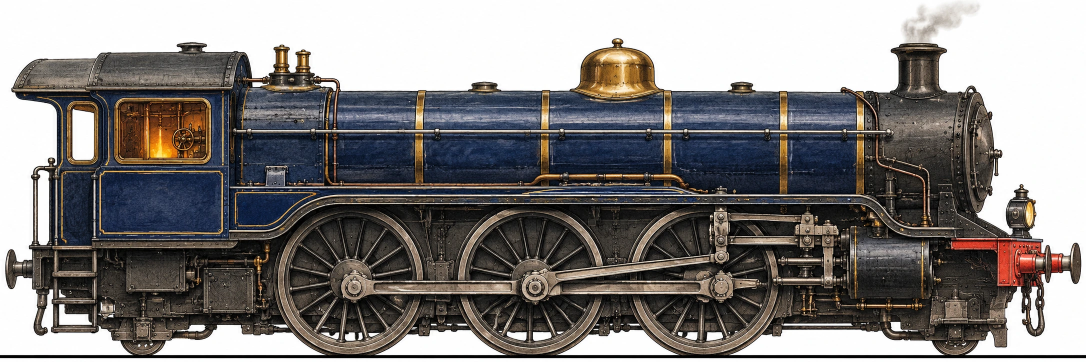
#> input picture art/train/locomotive.webp, 2172 x 724 px (shown at 1/2 size); its folder holds 5 pictures in this run
$ python import_train.py
#> lines starting #> are read from the running program, lines starting #| are printed output that depends on the picture; after the words box and inside, x2 and y2 are one past the last pixel; in counts of white or black regions, pixels touching at a corner belong together
#!/usr/bin/env python3
"""The little train that runs along the bar, from the artwork in art/train/.

    python3 tools/import_train.py

Each vehicle (drawn side on, facing right, on white, standing on a ruled
ground line) is lifted off its paper: the ground line is taken out, the
white round it made clear (only the white that reaches the picture's edge,
so the cream roofs and lit windows stay), and it is cut to its own size at
a common scale: a carriage body as tall as every other one. The steam
sheet is cut into its separate puffs, their soft edges kept.

Writes dotfiles/.config/quickshell/assets/train/<name>.png (drawn at three
times the size they are shown, for a sharp edge at any scale) and
train.json, the order and widths the shell lays them out with.
Requires: numpy, pillow.
"""
import json
import os
from collections import deque

import numpy as np
from PIL import Image, ImageFilter

HERE = os.path.dirname(os.path.abspath(__file__))
SRC = os.path.join(HERE, "..", "art", "train")
DST = os.path.join(HERE, "..", "dotfiles", ".config", "quickshell", "assets", "train")
K = 3                      # stored at three times the size shown

# the train, front to back, and each vehicle's height on screen (logical
# px, wheels to roof; the engine and the van stand a little taller)
TRAIN = [("locomotive", 56), ("tender", 42), ("fourgon", 48), ("coach", 44),
         ("coach", 44), ("dining", 44), ("sleeping", 44)]


def drop_ground(a):
    """The ruled ground line under the wheels: the dark rows at the very foot
    of the picture (from the bottom up, past any blank paper, until the
    first row that is not mostly dark). Nothing above it is touched: an
    engine's frame is dark from end to end too."""
    dark = (a.mean(axis=2) < 150).mean(axis=1)
    a = a.copy()
    y = a.shape[0] - 1
    while y > 0 and dark[y] < 0.02:
        y -= 1
    while y > 0 and dark[y] > 0.45:
        a[y] = 255
        y -= 1
    # (and its soft grey edge)
    if y > 0 and dark[y] > 0.2:
        a[y] = 255
    return a


def lift(a):
    """Alpha: clear where white paper reaches the picture's edge."""
    h, w, _ = a.shape
    white = a.min(axis=2) > 232
    bg = np.zeros((h, w), bool)
    q = deque()
    for x in range(w):
        for y in (0, h - 1):
            if white[y, x] and not bg[y, x]:
                bg[y, x] = True; q.append((y, x))
    for y in range(h):
        for x in (0, w - 1):
            if white[y, x] and not bg[y, x]:
                bg[y, x] = True; q.append((y, x))
    while q:
        y, x = q.popleft()
        for dy, dx in ((1, 0), (-1, 0), (0, 1), (0, -1)):
            ny, nx = y + dy, x + dx
            if 0 <= ny < h and 0 <= nx < w and white[ny, nx] and not bg[ny, nx]:
                bg[ny, nx] = True; q.append((ny, nx))
    alpha = Image.fromarray(((~bg) * 255).astype(np.uint8))
    # a soft edge: the paper's last light pixels fade out
    alpha = alpha.filter(ImageFilter.MinFilter(3)).filter(ImageFilter.GaussianBlur(0.8))
    return alpha


def vehicle(name, height):
    src = Image.open(os.path.join(SRC, name + ".webp")).convert("RGB")
    # (flood-filled at a working size: these are large pictures)
    s = 900 / max(src.size)
    small = src.resize((round(src.width * s), round(src.height * s)), Image.LANCZOS)
    a = drop_ground(np.asarray(small))
    alpha = lift(a)
    img = Image.fromarray(a).convert("RGBA")
    img.putalpha(alpha)
    img = img.crop(alpha.point(lambda v: 255 if v > 20 else 0).getbbox())
    H = height * K
    img = img.resize((round(img.width * H / img.height), H), Image.LANCZOS)
    return img


def puffs():
    src = Image.open(os.path.join(SRC, "steam.webp")).convert("RGB")
    s = 900 / max(src.size)
    src = src.resize((round(src.width * s), round(src.height * s)), Image.LANCZOS)
    a = np.asarray(src).astype(np.float32)
    lum = a.mean(axis=2)
    alpha = np.clip((250 - lum) / 70, 0, 1)
    cols = np.where(alpha.max(axis=0) > 0.12)[0]
    # the puffs, split where a column of pure paper runs between them
    runs, start = [], cols[0]
    for i in range(1, len(cols)):
        if cols[i] - cols[i - 1] > 2:
            runs.append((start, cols[i - 1])); start = cols[i]
    runs.append((start, cols[-1]))
    out = []
    for x0, x1 in runs:
        piece = np.zeros((a.shape[0], x1 - x0 + 1, 4), np.float32)
        piece[..., :3] = np.clip(a[:, x0:x1 + 1] * 0.92, 0, 255)          # a touch darker than drawn
        piece[..., 3] = alpha[:, x0:x1 + 1] * 255
        img = Image.fromarray(piece.astype(np.uint8), "RGBA")
        img = img.crop(img.split()[3].point(lambda v: 255 if v > 10 else 0).getbbox())
        out.append(img)
    return out


def main():
    os.makedirs(DST, exist_ok=True)
    layout, made = [], {}
    for name, h in TRAIN:
        if name not in made:
            made[name] = vehicle(name, h)
#> in vehicle, src is the input picture: PIL image 2172x724 RGB; mean R, G, B 130.7, 127.2, 125.8
#> in vehicle, `small = src.resize((round(src.width * s), round(src.height * s)), Imag..`:
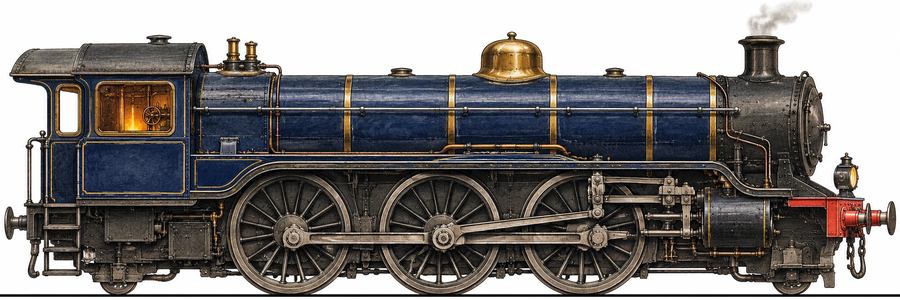
#> small: PIL image 900x300 RGB; mean R, G, B 130.6, 127.2, 125.8
#> in drop_ground, `dark = (a.mean(axis=2) < 150).mean(axis=1)`: dark = 300 values, max 1 at index 294, min 0 at index 0, mean 0.63
#> the loop in drop_ground, `while y > 0 and dark[y] < 0.02:` made 3 passes
#> y on passes 1 to 3: 298, 297, 296
#> after the loop in drop_ground, `while y > 0 and dark[y] < 0.02:`: y = 296
#> the loop in drop_ground, `while y > 0 and dark[y] > 0.45:` made 3 passes
#> y on passes 1 to 3: 295, 294, 293
#> after the loop in drop_ground, `while y > 0 and dark[y] > 0.45:`:
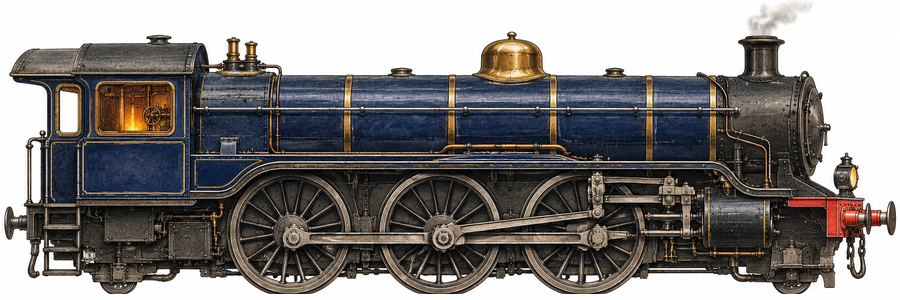
#> a: shape (300, 900, 3); 1% of pixels changed, all inside (x1, y1, x2, y2) = (0, 294, 900, 297); drawn as R, G, B
#> after the loop in drop_ground, `while y > 0 and dark[y] > 0.45:`: y = 293
#> in lift, `white = a.min(axis=2) > 232`:
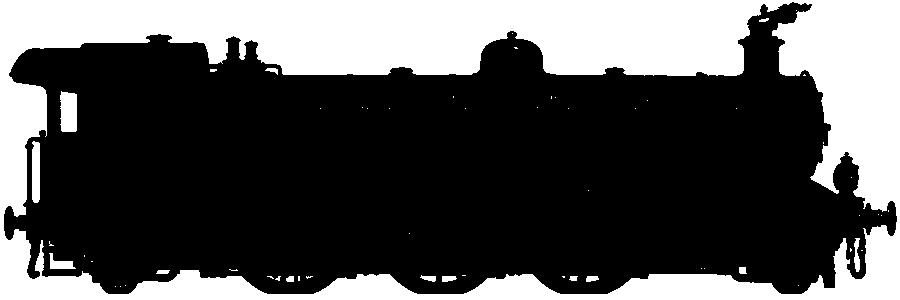
#> white: shape (300, 900) bool; 33.3% white; 58 white regions (44 under 20 px), largest, box (x1, y1, x2, y2) and area: (0, 0, 900, 300) 87873, (60, 91, 77, 132) 638, (32, 141, 40, 203) 474
#> after the loop in lift, `for x in range(w):`: bg: shape (300, 900) bool; 0.67% white in thin lines or dots
#> after the loop in lift, `for y in range(h):`:
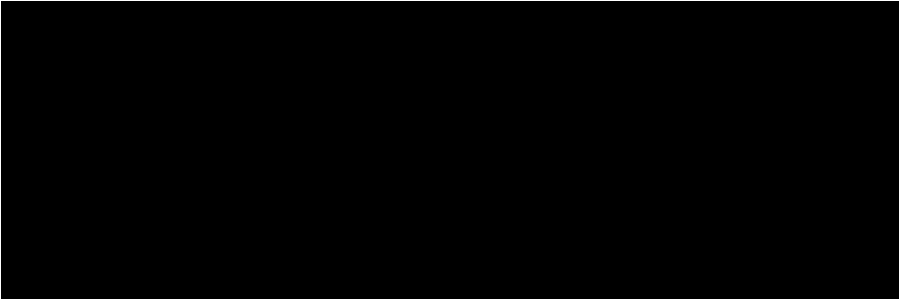
#> bg: shape (300, 900) bool; 0.89% white in thin lines or dots
#> after the loop in lift, `while q:`:
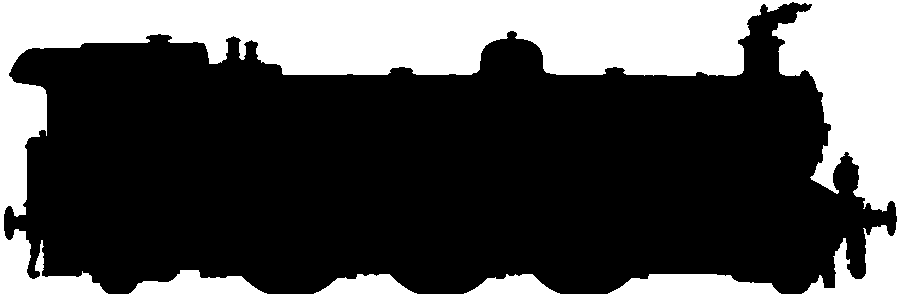
#> bg: shape (300, 900) bool; 32.5% white; 1 white region, box (x1, y1, x2, y2) and area: (0, 0, 900, 300) 87871
#> in lift, `alpha = alpha.filter(ImageFilter.MinFilter(3)).filter(ImageFilter.Gaus..`:
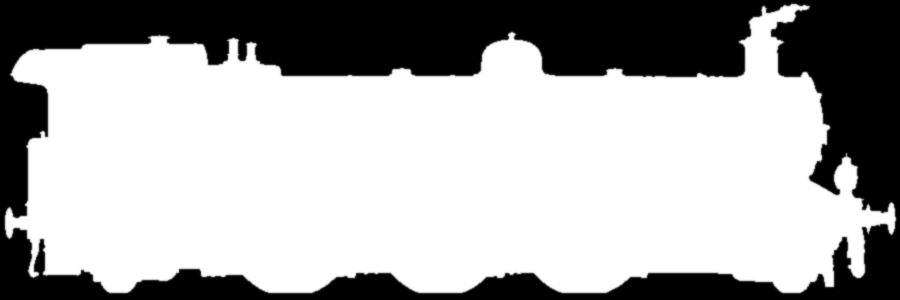
#> alpha: PIL image 900x300 L; min 0, max 255, mean 168.5
#> in vehicle, `img = img.resize((round(img.width * H / img.height), H), Image.LANCZOS)`:
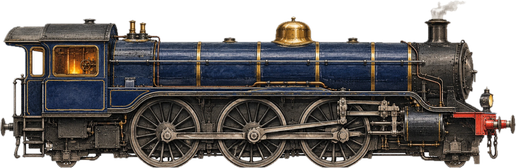
#> img: PIL image 516x168 RGBA; mean R, G, B, A 53.5, 49.9, 48.4, 175; transparent parts drawn white
            made[name].save(os.path.join(DST, name + ".png"), optimize=True)
        img = made[name]
        layout.append({"name": name, "w": round(img.width / K, 1), "h": h})
    steam = []
    for i, p in enumerate(puffs()):
        p = p.resize((max(1, round(p.width * 30 * K / max(p.size))), max(1, round(p.height * 30 * K / max(p.size)))), Image.LANCZOS)
        p.save(os.path.join(DST, "steam-%d.png" % i), optimize=True)
        steam.append("steam-%d.png" % i)
    with open(os.path.join(DST, "train.json"), "w") as f:
        json.dump({"vehicles": layout, "steam": steam, "scale": K}, f, indent=2)
        f.write("\n")
    print("train:", " + ".join(v["name"] for v in layout), "=", round(sum(v["w"] for v in layout)), "px;", len(steam), "puffs")


if __name__ == "__main__":
#> (the run stopped early here; a loop or call above may not have finished)
